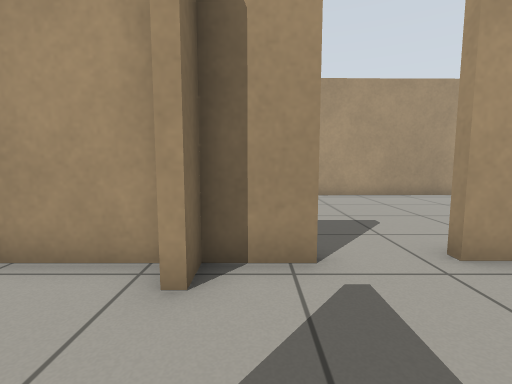
View 1 (above)

16 first-person views from a walk through a robot-simulator world made for Gazebo. The camera is 0.72 m above the floor, tilts 6° down and sees 85° across. The floor is counted in squares, 0.5 m on a side. Each view is taken from the middle of a square. On the plan, view 1 faces up. The plan holds only what a view shows up to about 14 squares ahead; the rest is blank.

View 2
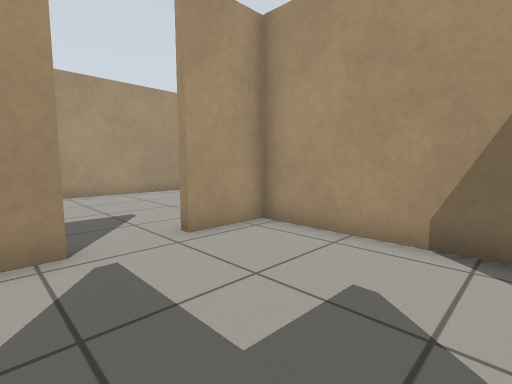

View 3
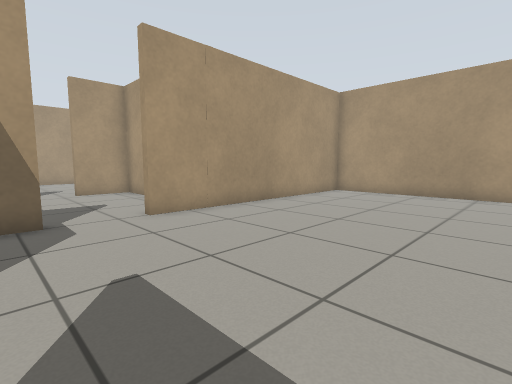

View 4
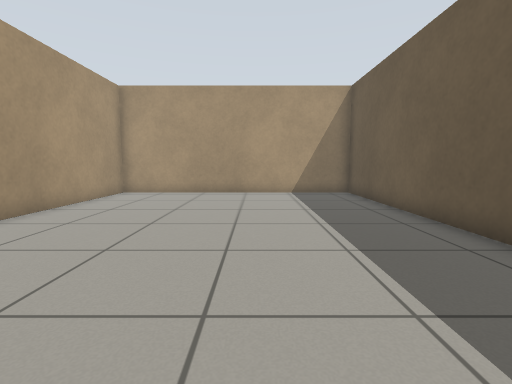

View 5
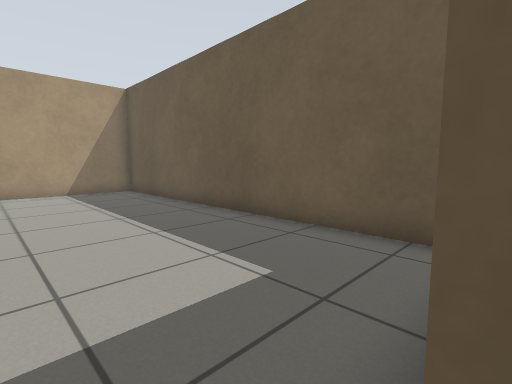

View 6
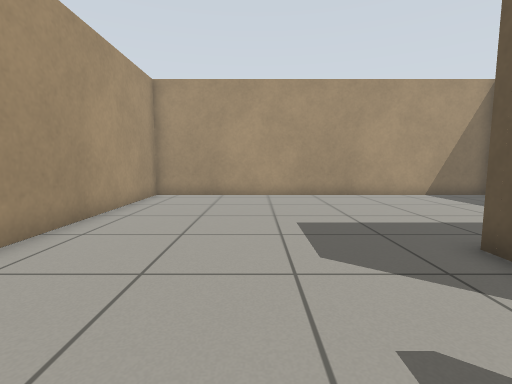

View 7
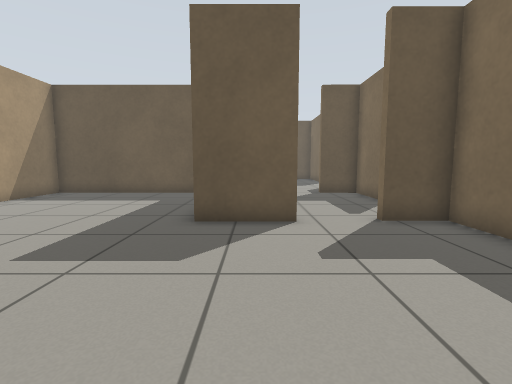

View 8
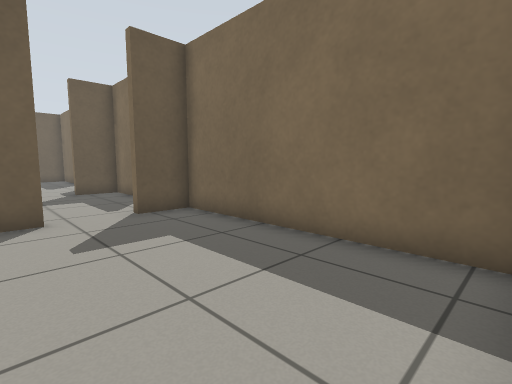

View 9
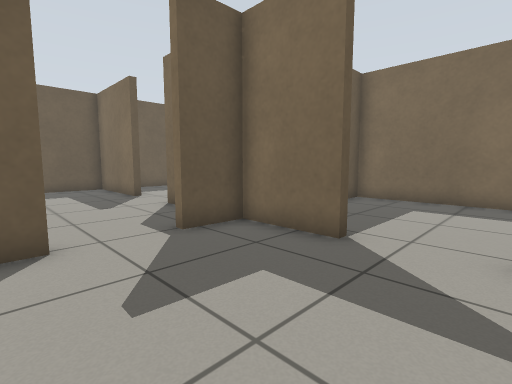

View 10
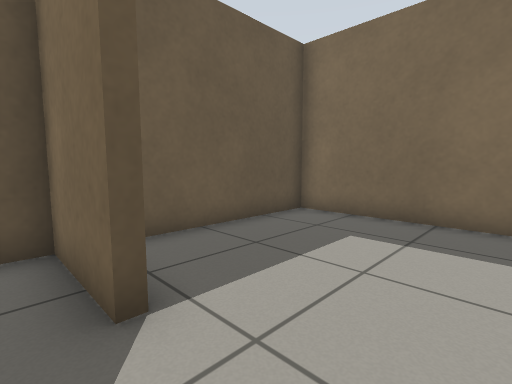

View 11
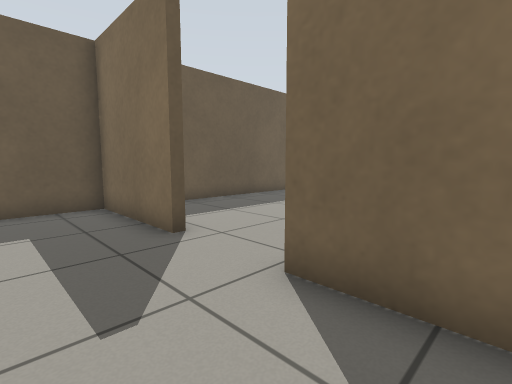

View 12
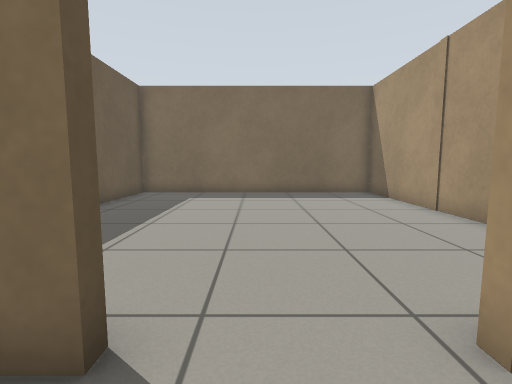

View 13
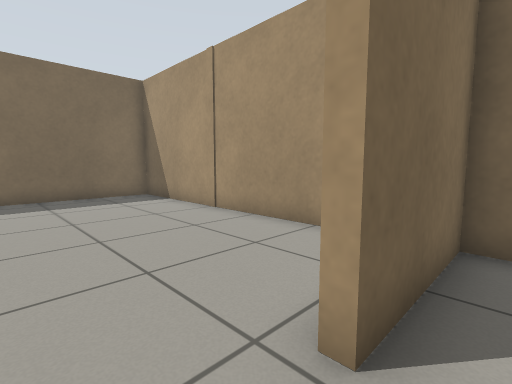

View 14
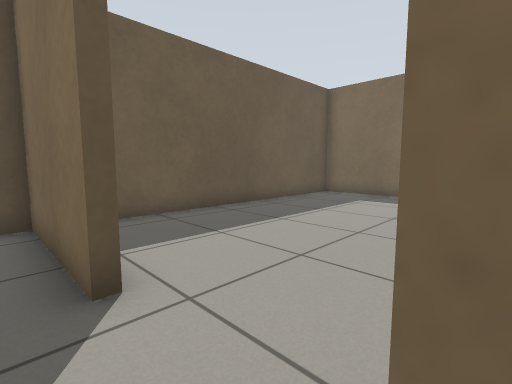

View 15
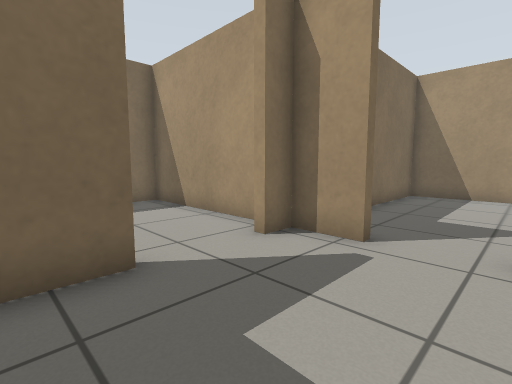

View 16
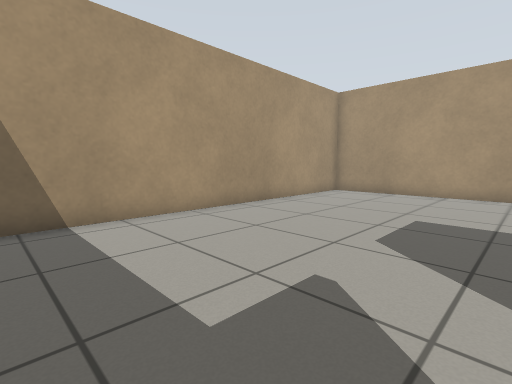

### Floor plan
Points are (right, up) in squares from view 1. A wall is a line through its corners. A room is listed if a view was taken in it or the views show most of it. See-through windows are left out.
Room 1 (views 1, 2, 9, 10, 15)
walls: (-0.8, 0.5) (-0.8, -2.3) (1, -2.3); (1, 3.9) (-0.8, 3.9) (-0.8, 3); (3.2, -2.4) (3.9, -2.4); (5.2, -0.9) (5.2, 3.9) (3, 3.9)
ways out: opening at (2, -2) to room 2; opening at (2, 4) to room 3; opening at (-1, 2) to room 5
Room 2 (views 3, 4, 5, 11, 12, 13, 14)
walls: (-0.8, -9.1) (-0.8, -13.5) (13.4, -13.5) (13.4, -2.6) (3.2, -2.6); (1, -2.6) (-0.8, -2.6) (-0.8, -6.4)
ways out: opening at (2, -2) to room 1; opening at (-1, -8) to room 4
Room 3 (views 6, 7, 8, 16)
walls: (3, 3.9) (3, 4.3) (5.6, 4.3); (6.9, -2.3) (13.4, -2.3) (13.4, 12.4) (-0.8, 12.2) (-0.8, 4.3) (0.9, 4.3)
ways out: opening at (2, 4) to room 1
Room 4 (no view inside)
walls: (-3.3, -2.6) (-12.5, -2.6) (-12.5, -13.5) (-2.4, -13.5)
ways out: opening at (-1, -8) to room 2
Room 5 (no view inside)
walls: (-7.3, -2.1) (-2.2, -2.2); (-1.4, 3.9) (-7.3, 3.9) (-7.3, -2.4)
ways out: opening at (-1, 2) to room 1

Where each view was taken, in squares from view 1:
view 1: 0 up, 0 right, facing up
view 2: 1 down, 0 right, facing up-right
view 3: 10 down, 0 right, facing up-right
view 4: 9 down, 0 right, facing right
view 5: 8 down, 1 left, facing down-right
view 6: 8 up, 1 right, facing right
view 7: 11 up, 4 right, facing down
view 8: 12 up, 4 right, facing down-left
view 9: 3 up, 4 right, facing down-left
view 10: 3 up, 0 right, facing down-left
view 11: 4 down, 2 right, facing down-left
view 12: 8 down, 1 right, facing left
view 13: 8 down, 0 right, facing up-left
view 14: 6 down, 0 right, facing down-left
view 15: 1 down, 3 right, facing up-left
view 16: 5 up, 0 right, facing up-right
